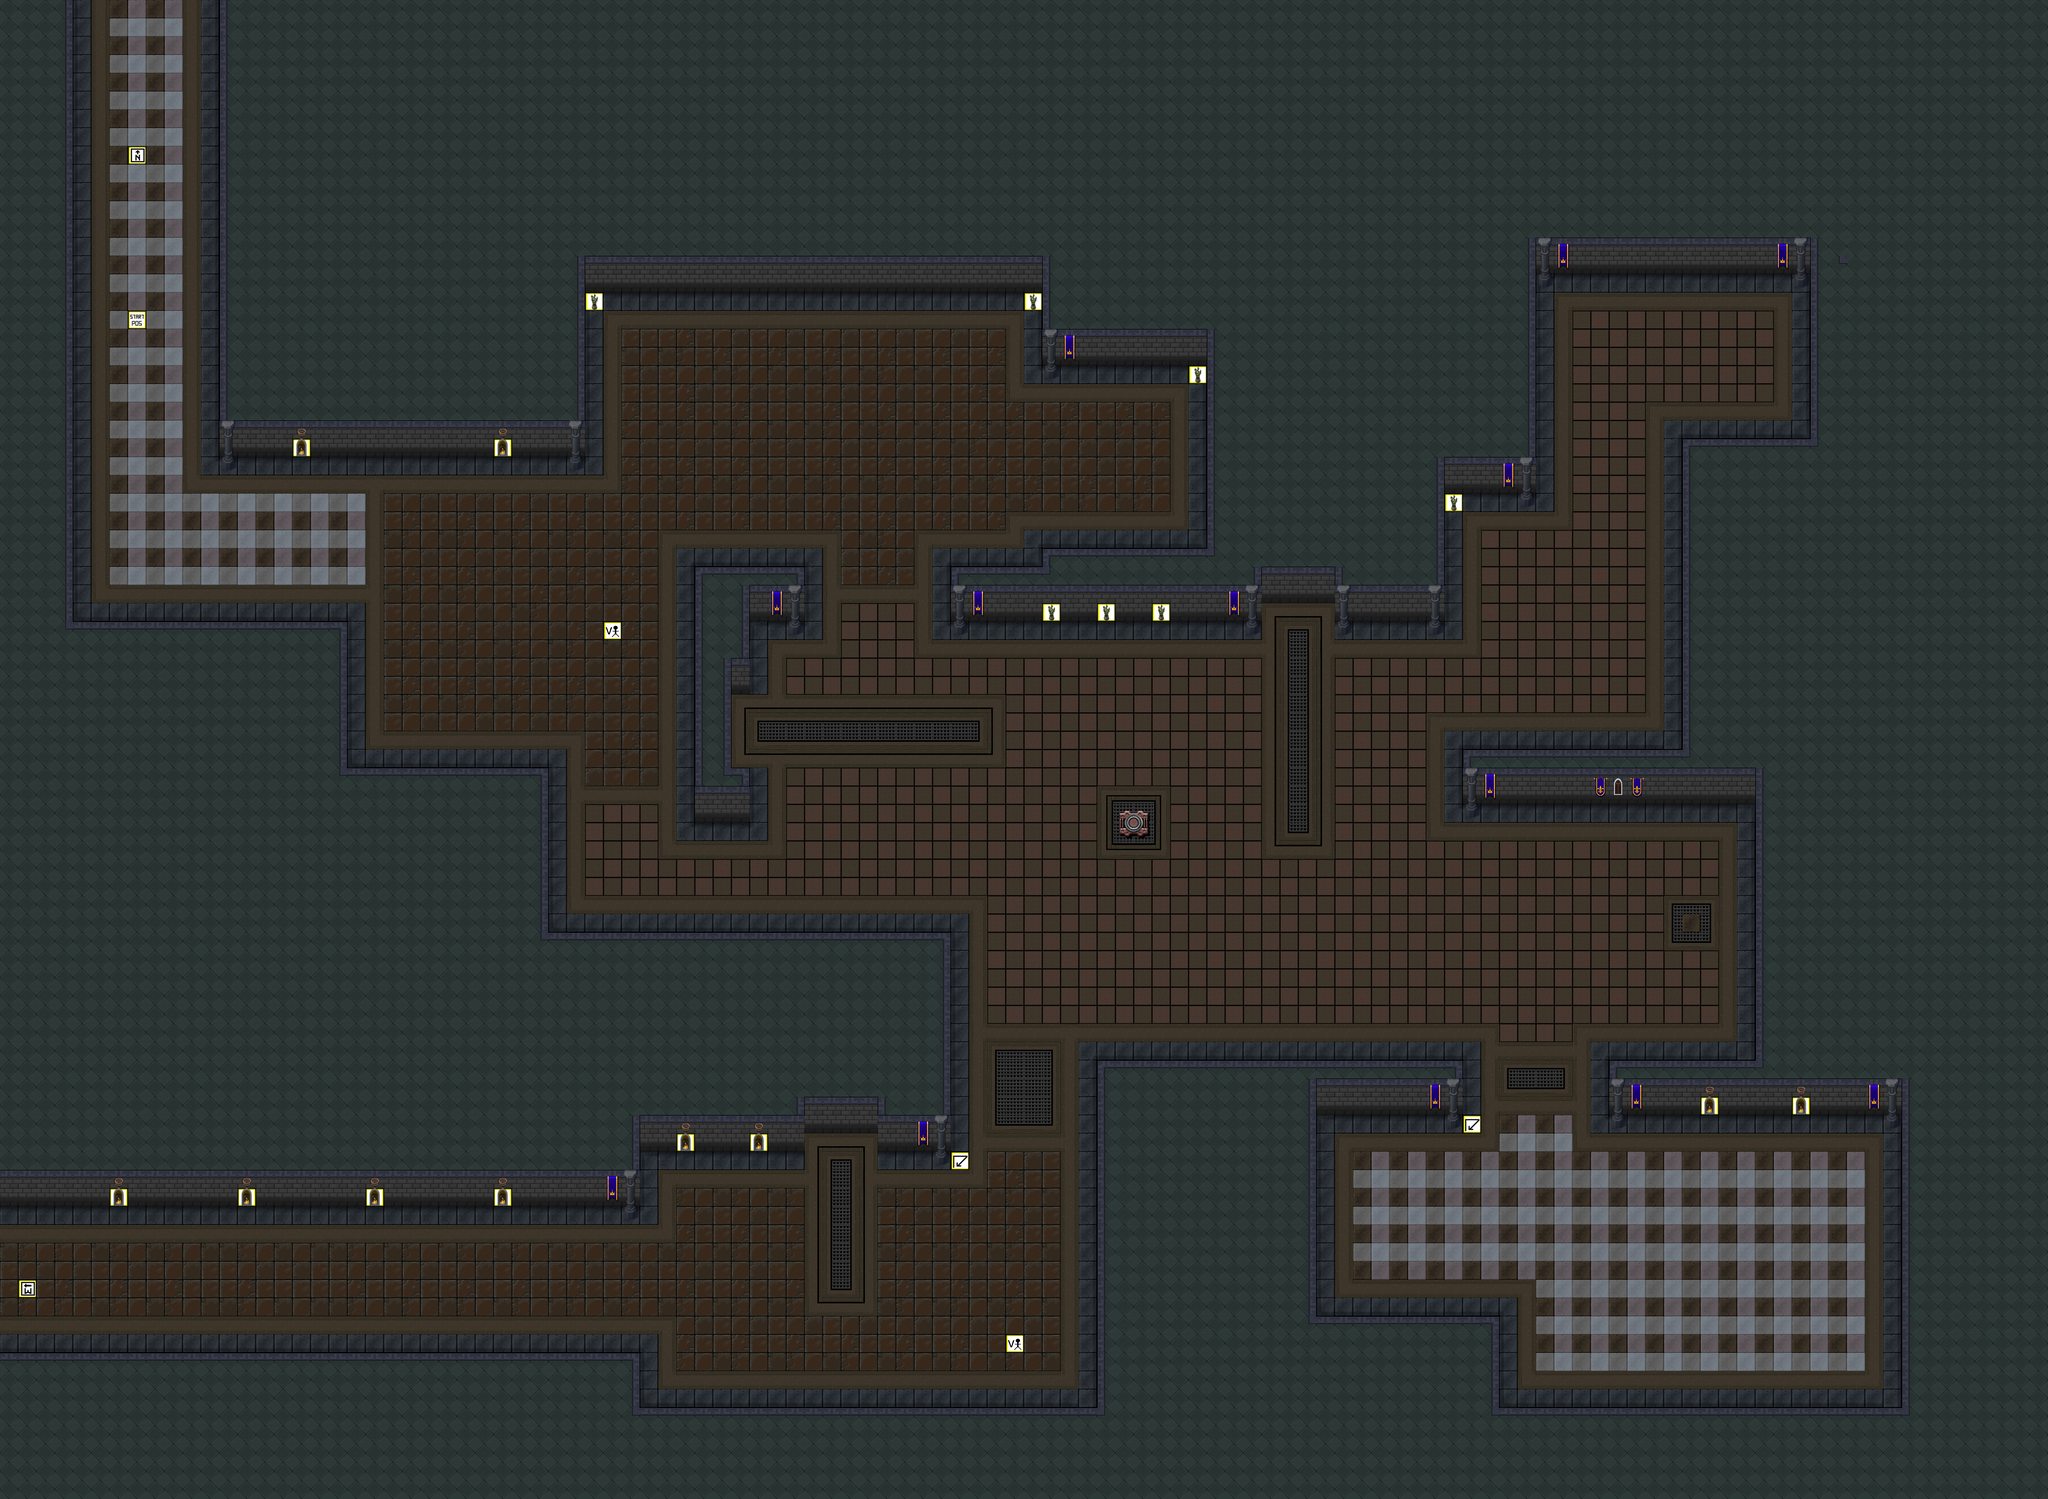

A 2D game scene composited from a Tiled map and its tileset images. What follows is a short description and the map's XML, with each tile layer's data collapsed to a summary:
An orthogonal 112x82 tile map with 64x64 px tiles, 3 tile layers (game tiles, extra game tiles, marker tiles), 2 tilesets and 36 objects (33x Collision, 2x Spike Block Vertical, Spike Block).

<map version="1.2" tiledversion="1.3.4" orientation="orthogonal" renderorder="left-up" compressionlevel="0" width="112" height="82" tilewidth="64" tileheight="64" infinite="0" nextlayerid="71" nextobjectid="948">
 <tileset firstgid="1" name="marker_tiles" tilewidth="64" tileheight="64" tilecount="100" columns="10">
  <image source="marker_tiles.png" width="640" height="640" />
 </tileset>
 <tileset firstgid="101" name="tileset2" tilewidth="64" tileheight="64" tilecount="616" columns="22">
  <image source="tileset2.png" width="1408" height="1792" />
 </tileset>
 <layer id="62" name="game tiles" width="112" height="82">
  <data>[9184 cells, 9184 non-empty, 75 distinct tile ids]</data>
 </layer>
 <layer id="63" name="extra game tiles" width="112" height="82">
  <data>[9184 cells, 107 non-empty, 15 distinct tile ids]</data>
 </layer>
 <layer id="64" name="marker tiles" width="112" height="82">
  <data>[9184 cells, 24 non-empty, 7 distinct tile ids]</data>
 </layer>
 <objectgroup color="#ffaa00" id="65" name="collision">
  <object id="880" name="Wall" type="Collision" x="0" y="2176" width="1216" height="512" />
  <object id="881" name="Wall" type="Collision" x="0" y="3264" width="2240" height="896" />
  <object id="882" name="Wall" type="Collision" x="2240" y="3264" width="576" height="704" />
  <object id="883" name="Wall" type="Collision" x="2048" y="0" width="1600" height="960" />
  <object id="884" name="Wall" type="Collision" x="6144" y="2624" width="1024" height="1216" />
  <object id="885" name="Wall" type="Collision" x="2240" y="4928" width="4928" height="320" />
  <object id="886" name="Wall" type="Collision" x="0" y="4736" width="2240" height="512" />
  <object id="887" name="Wall" type="Collision" x="3840" y="3712" width="1280" height="128" />
  <object id="889" name="Wall" type="Collision" x="5120" y="2624" width="1024" height="128" />
  <object id="890" name="Wall" type="Collision" x="5632" y="3712" width="512" height="128" />
  <object id="891" name="Wall" type="Collision" x="4608" y="4608" width="640" height="320" />
  <object id="893" name="Wall" type="Collision" x="3840" y="3840" width="768" height="1088" />
  <object id="894" name="Wall" type="Collision" x="3648" y="1920" width="576" height="64" />
  <object id="895" name="Wall" type="Collision" x="5888" y="1728" width="448" height="896" />
  <object id="896" name="Wall" type="Collision" x="4224" y="0" width="832" height="1984" />
  <object id="897" name="Wall" type="Collision" x="5888" y="1536" width="448" height="192" />
  <object id="898" name="Wall" type="Collision" x="5056" y="896" width="320" height="768" />
  <object id="899" name="Wall" type="Collision" x="3328" y="1984" width="1088" height="128" />
  <object id="902" name="Wall" type="Collision" x="2624" y="1984" width="192" height="128" />
  <object id="903" name="Wall" type="Collision" x="2432" y="1984" width="192" height="384" />
  <object id="915" name="Spike Block Vertical" gid="18" x="2816" y="4032" width="64" height="64">
   <properties>
    <property name="xdirection" value="still" />
    <property name="xdistance" type="int" value="0" />
    <property name="xspeed" type="float" value="0" />
    <property name="ydirection" value="down" />
    <property name="ydistance" type="int" value="8" />
    <property name="yspeed" type="float" value="0" />
   </properties>
  </object>
  <object id="916" name="Wall" type="Collision" x="0" y="2688" width="1920" height="576" />
  <object id="917" name="Wall" type="Collision" x="5056" y="0" width="1280" height="896" />
  <object id="918" name="Wall" type="Collision" x="768" y="0" width="1280" height="1536" />
  <object id="924" name="Wall" type="Collision" x="6336" y="0" width="832" height="2624" />
  <object id="927" name="Wall" type="Collision" x="6656" y="3840" width="512" height="1088" />
  <object id="932" name="Spike Block Vertical" gid="18" x="4416" y="2176" width="64" height="64">
   <properties>
    <property name="xdirection" value="still" />
    <property name="xdistance" type="int" value="0" />
    <property name="xspeed" type="float" value="0" />
    <property name="ydirection" value="down" />
    <property name="ydistance" type="int" value="12" />
    <property name="yspeed" type="float" value="0" />
   </properties>
  </object>
  <object id="934" name="Wall" type="Collision" x="3648" y="0" width="576" height="1216" />
  <object id="935" name="Spike Block" gid="17" x="2560" y="2688" width="64" height="64">
   <properties>
    <property name="xdirection" value="right" />
    <property name="xdistance" type="int" value="12" />
    <property name="xspeed" type="float" value="0" />
    <property name="ydirection" value="still" />
    <property name="ydistance" type="int" value="0" />
    <property name="yspeed" type="float" value="0" />
   </properties>
  </object>
  <object id="936" name="Wall" type="Collision" x="2432" y="2368" width="128" height="320" />
  <object id="937" name="Wall" type="Collision" x="2432" y="2688" width="192" height="128" />
  <object id="942" name="Wall" type="Collision" x="0" y="0" width="256" height="2176" />
  <object id="944" name="Wall" type="Collision" x="2816" y="3264" width="256" height="640" />
  <object id="945" name="Wall" type="Collision" x="3072" y="3264" width="256" height="704" />
  <object id="946" name="Wall" type="Collision" x="4672" y="1984" width="384" height="128" />
  <object id="947" name="Wall" type="Collision" x="4416" y="1984" width="256" height="64" />
 </objectgroup>
</map>
